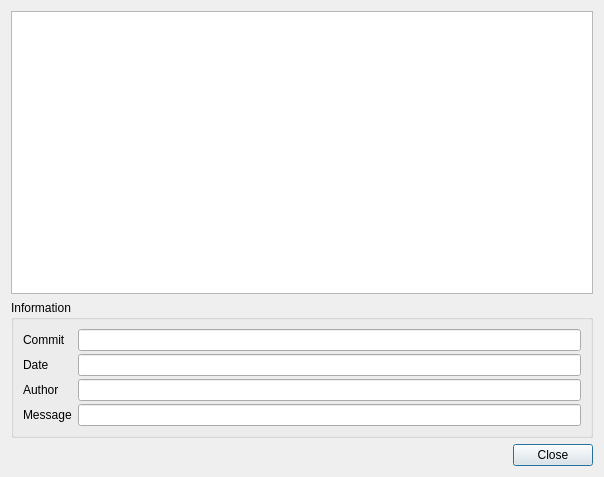
<?xml version="1.0" encoding="UTF-8"?>
<ui version="4.0">
 <class>BlameWindow</class>
 <widget class="QDialog" name="BlameWindow">
  <property name="geometry">
   <rect>
    <x>0</x>
    <y>0</y>
    <width>604</width>
    <height>477</height>
   </rect>
  </property>
  <property name="windowTitle">
   <string>Blame</string>
  </property>
  <layout class="QVBoxLayout" name="verticalLayout">
   <item>
    <widget class="QTableWidget" name="tableWidget">
     <property name="contextMenuPolicy">
      <enum>Qt::CustomContextMenu</enum>
     </property>
     <property name="editTriggers">
      <set>QAbstractItemView::NoEditTriggers</set>
     </property>
     <property name="selectionMode">
      <enum>QAbstractItemView::SingleSelection</enum>
     </property>
     <property name="selectionBehavior">
      <enum>QAbstractItemView::SelectRows</enum>
     </property>
     <property name="horizontalScrollMode">
      <enum>QAbstractItemView::ScrollPerPixel</enum>
     </property>
     <property name="wordWrap">
      <bool>false</bool>
     </property>
     <attribute name="verticalHeaderVisible">
      <bool>false</bool>
     </attribute>
    </widget>
   </item>
   <item>
    <widget class="QGroupBox" name="groupBox">
     <property name="title">
      <string>Information</string>
     </property>
     <layout class="QFormLayout" name="formLayout">
      <property name="verticalSpacing">
       <number>3</number>
      </property>
      <item row="0" column="0">
       <widget class="QLabel" name="label">
        <property name="text">
         <string>Commit</string>
        </property>
       </widget>
      </item>
      <item row="0" column="1">
       <widget class="ReadOnlyLineEdit" name="lineEdit_commit_id"/>
      </item>
      <item row="1" column="0">
       <widget class="QLabel" name="label_2">
        <property name="text">
         <string>Date</string>
        </property>
       </widget>
      </item>
      <item row="1" column="1">
       <widget class="ReadOnlyLineEdit" name="lineEdit_date"/>
      </item>
      <item row="3" column="0">
       <widget class="QLabel" name="label_3">
        <property name="text">
         <string>Message</string>
        </property>
       </widget>
      </item>
      <item row="3" column="1">
       <widget class="ReadOnlyLineEdit" name="lineEdit_message"/>
      </item>
      <item row="2" column="0">
       <widget class="QLabel" name="label_4">
        <property name="text">
         <string>Author</string>
        </property>
       </widget>
      </item>
      <item row="2" column="1">
       <widget class="ReadOnlyLineEdit" name="lineEdit_author"/>
      </item>
     </layout>
    </widget>
   </item>
   <item>
    <layout class="QHBoxLayout" name="horizontalLayout">
     <item>
      <spacer name="horizontalSpacer">
       <property name="orientation">
        <enum>Qt::Horizontal</enum>
       </property>
       <property name="sizeHint" stdset="0">
        <size>
         <width>40</width>
         <height>20</height>
        </size>
       </property>
      </spacer>
     </item>
     <item>
      <widget class="QPushButton" name="pushButton">
       <property name="text">
        <string>Close</string>
       </property>
      </widget>
     </item>
    </layout>
   </item>
  </layout>
 </widget>
 <customwidgets>
  <customwidget>
   <class>ReadOnlyLineEdit</class>
   <extends>QLineEdit</extends>
   <header>ReadOnlyLineEdit.h</header>
  </customwidget>
 </customwidgets>
 <resources/>
 <connections>
  <connection>
   <sender>pushButton</sender>
   <signal>clicked()</signal>
   <receiver>BlameWindow</receiver>
   <slot>reject()</slot>
   <hints>
    <hint type="sourcelabel">
     <x>135</x>
     <y>336</y>
    </hint>
    <hint type="destinationlabel">
     <x>141</x>
     <y>362</y>
    </hint>
   </hints>
  </connection>
 </connections>
</ui>
